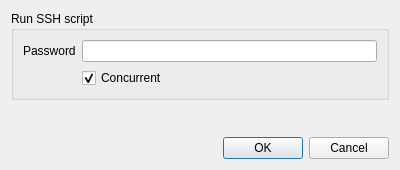
<?xml version="1.0" encoding="UTF-8"?>
<ui version="4.0">
 <class>SSHDialog</class>
 <widget class="QDialog" name="SSHDialog">
  <property name="geometry">
   <rect>
    <x>0</x>
    <y>0</y>
    <width>400</width>
    <height>170</height>
   </rect>
  </property>
  <property name="windowTitle">
   <string>Dialog</string>
  </property>
  <layout class="QVBoxLayout" name="verticalLayout">
   <item>
    <widget class="QGroupBox" name="groupBox">
     <property name="title">
      <string>Run SSH script</string>
     </property>
     <layout class="QFormLayout" name="formLayout">
      <item row="1" column="0">
       <widget class="QLabel" name="label_2">
        <property name="text">
         <string>Password</string>
        </property>
       </widget>
      </item>
      <item row="1" column="1">
       <widget class="QLineEdit" name="passwordLineEdit">
        <property name="echoMode">
         <enum>QLineEdit::Password</enum>
        </property>
       </widget>
      </item>
      <item row="2" column="1">
       <widget class="QCheckBox" name="concurrentCheckBox">
        <property name="text">
         <string>Concurrent</string>
        </property>
        <property name="checked">
         <bool>true</bool>
        </property>
       </widget>
      </item>
     </layout>
    </widget>
   </item>
   <item>
    <spacer name="verticalSpacer">
     <property name="orientation">
      <enum>Qt::Vertical</enum>
     </property>
     <property name="sizeHint" stdset="0">
      <size>
       <width>20</width>
       <height>40</height>
      </size>
     </property>
    </spacer>
   </item>
   <item>
    <widget class="QDialogButtonBox" name="buttonBox">
     <property name="orientation">
      <enum>Qt::Horizontal</enum>
     </property>
     <property name="standardButtons">
      <set>QDialogButtonBox::Cancel|QDialogButtonBox::Ok</set>
     </property>
    </widget>
   </item>
  </layout>
 </widget>
 <resources/>
 <connections>
  <connection>
   <sender>buttonBox</sender>
   <signal>accepted()</signal>
   <receiver>SSHDialog</receiver>
   <slot>accept()</slot>
   <hints>
    <hint type="sourcelabel">
     <x>248</x>
     <y>254</y>
    </hint>
    <hint type="destinationlabel">
     <x>157</x>
     <y>274</y>
    </hint>
   </hints>
  </connection>
  <connection>
   <sender>buttonBox</sender>
   <signal>rejected()</signal>
   <receiver>SSHDialog</receiver>
   <slot>reject()</slot>
   <hints>
    <hint type="sourcelabel">
     <x>316</x>
     <y>260</y>
    </hint>
    <hint type="destinationlabel">
     <x>286</x>
     <y>274</y>
    </hint>
   </hints>
  </connection>
 </connections>
</ui>
